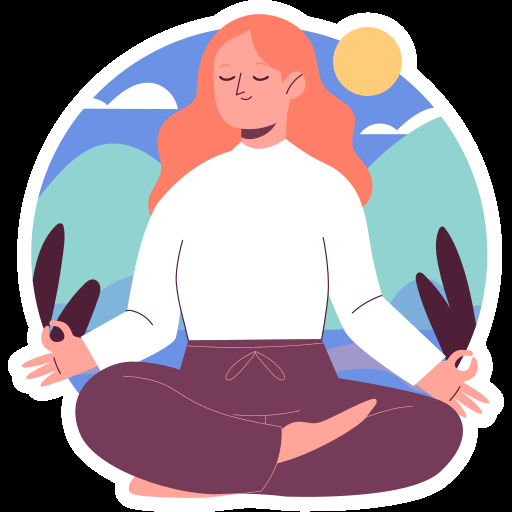
#> input picture src/meditation.png, 512 x 512 px
$ jupyter execute --allow-errors traditional.ipynb   (shell and % lines are left out)
#> lines starting #> are read from the running program, lines starting #| are printed output that depends on the picture; after the words box and inside, x2 and y2 are one past the last pixel; in counts of white or black regions, pixels touching at a corner belong together
# Image Vectorization using Traditional method

# step 0: import packages

[cell 1]
# install packages

[cell 2]
# import packages
import cv2
import numpy as np
from scipy.interpolate import splprep, splev
import svgwrite
import os

# step 1: Interpolation
use bilinear interpolation

[cell 3]
# Read the image in grayscale format
image = cv2.imread('src/meditation.png', cv2.IMREAD_GRAYSCALE) # modify the input image
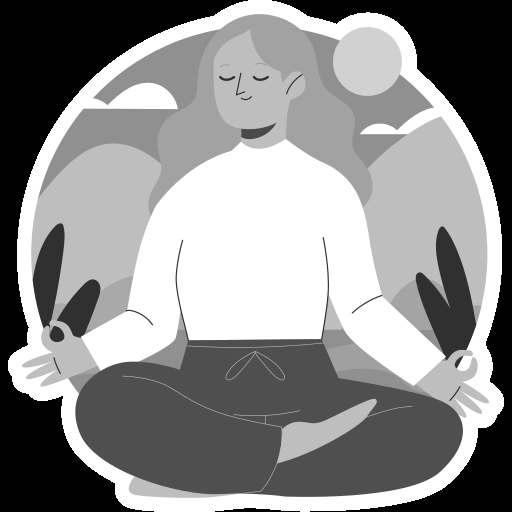
#> image: shape (512, 512); min 0, max 255, mean 140.6
height, width = image.shape
#> height = 512; width = 512

scaleFactor = 2 # you can adjust this value and the interpolation method
resized_image = cv2.resize(image, (width * scaleFactor, height * scaleFactor), interpolation=cv2.INTER_CUBIC) # recommanded interpolation methods: cv2.INTER_NEAREST, cv2.INTER_LINEAR, cv2.INTER_CUBIC, cv2.INTER_LANCZOS4

# Save or display the resized image
#cv2.imwrite('output/resized_image.png', resized_image)

# find the threshold automatically based on the hostogram using Otsu's method
ret, thresholded_image = cv2.threshold(resized_image, 0, 255, cv2.THRESH_BINARY_INV + cv2.THRESH_OTSU)
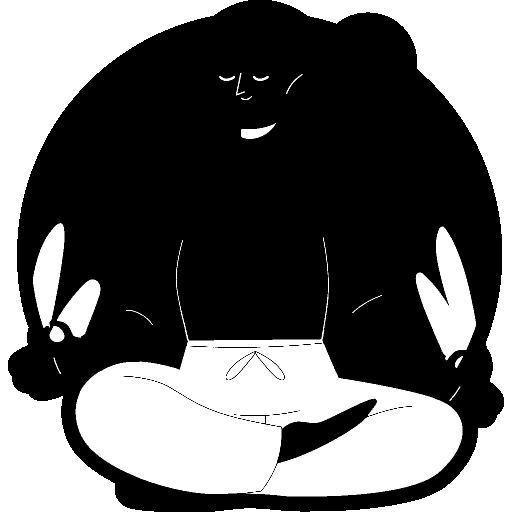
#> thresholded_image: shape (1024, 1024) (shown at 1/2 size); 40.9% white; 19 white regions
#> ret = 124

# decide whether or not to invert the image
#inverted_image = 255 - thresholded_image
inverted_image = thresholded_image

# Find contours in the binary image
contours, _ = cv2.findContours(inverted_image, cv2.RETR_LIST, cv2.CHAIN_APPROX_NONE)
#> contours = 164 contours, 110 with area under 20; largest, box (x1, y1, x2, y2) and area: (151, 475, 925, 993) 183162, (0, 0, 496, 1024) 125638, (544, 0, 1024, 1024) 92380, (831, 453, 952, 721) 16322, (551, 796, 755, 933) 10052

# Create an empty image to draw contours on (make sure it's a 3-channel image)
contour_image = np.zeros((image.shape[0], image.shape[1], 3), dtype=np.uint8)

# Draw the contours on the empty image
# Using a visible color (e.g., green) and a suitable thickness
#cv2.drawContours(contour_image, contours, -1, (0, 255, 0), 1)  # Green color, thickness of 1

# Save or display the contour image
cv2.imwrite('output/intermediate_image.png', thresholded_image)
#> Out = True
#cv2.imwrite('output/contour_image.png', contour_image)

$ run again, with src/tree.png copied over src/meditation.png
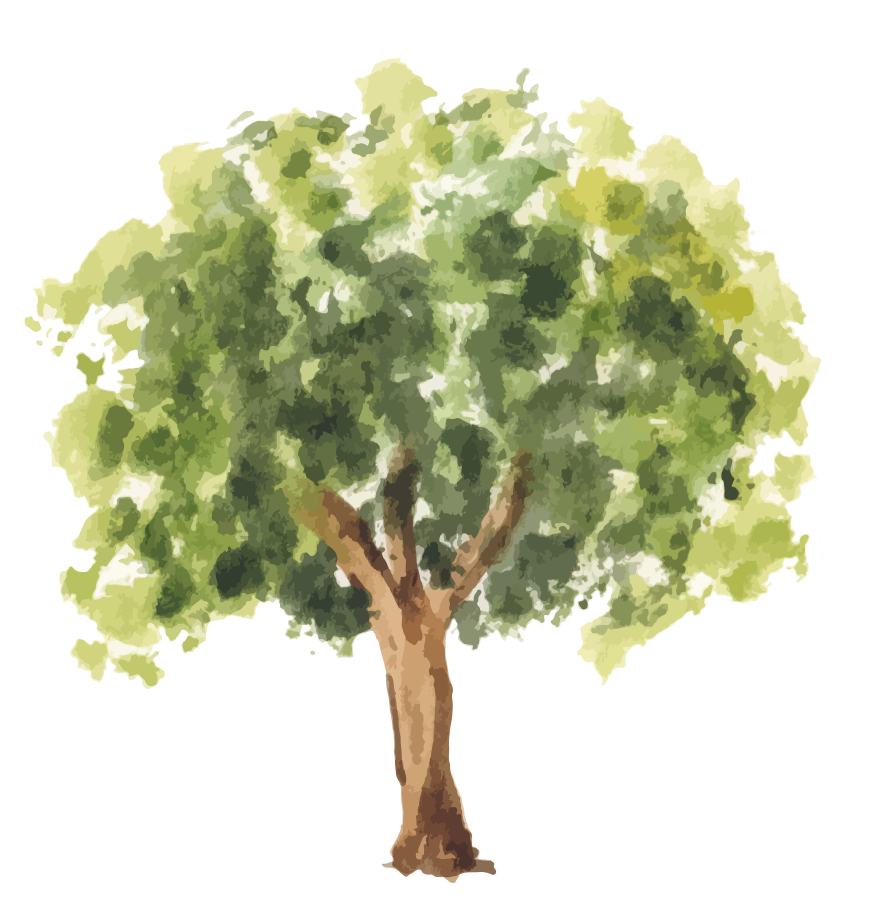
#> input picture src/tree.png, 3492 x 3589 px (shown at 1/4 size)
#> `image = cv2.imread('src/meditation.png', cv2.IMREAD_GRAYSCALE)`:
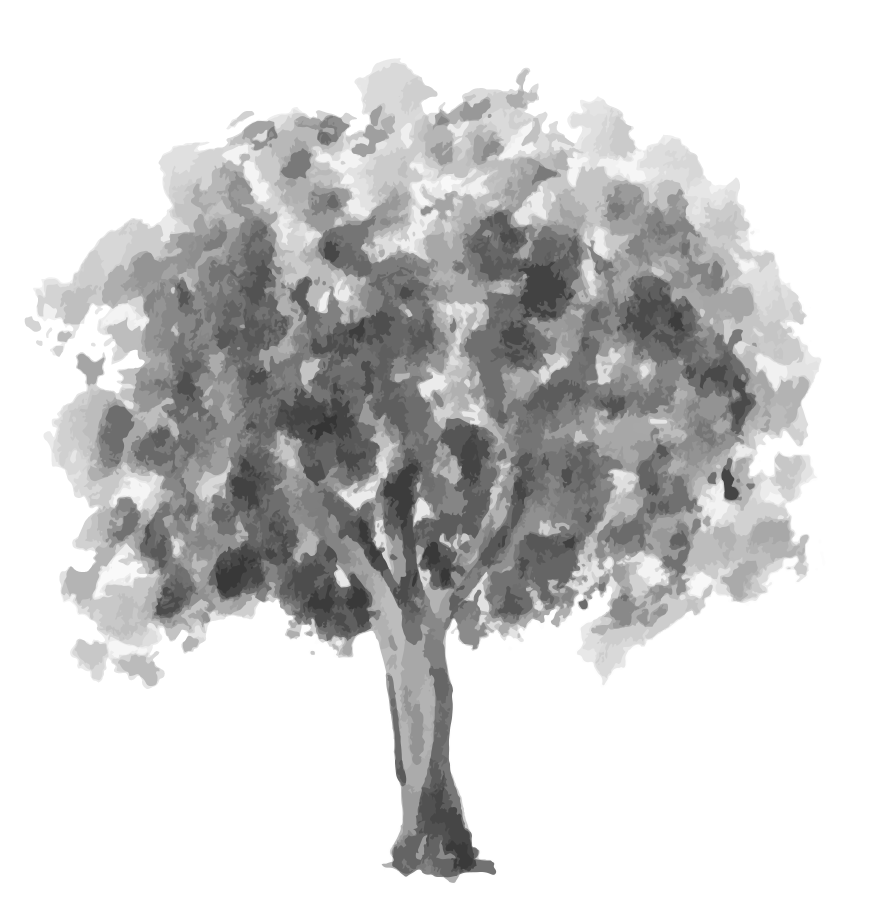
#> image: shape (3589, 3492) (shown at 1/4 size); min 53, max 255, mean 207.1
#> `ret, thresholded_image = cv2.threshold(resized_image, 0, 255, cv2.THRE..`:
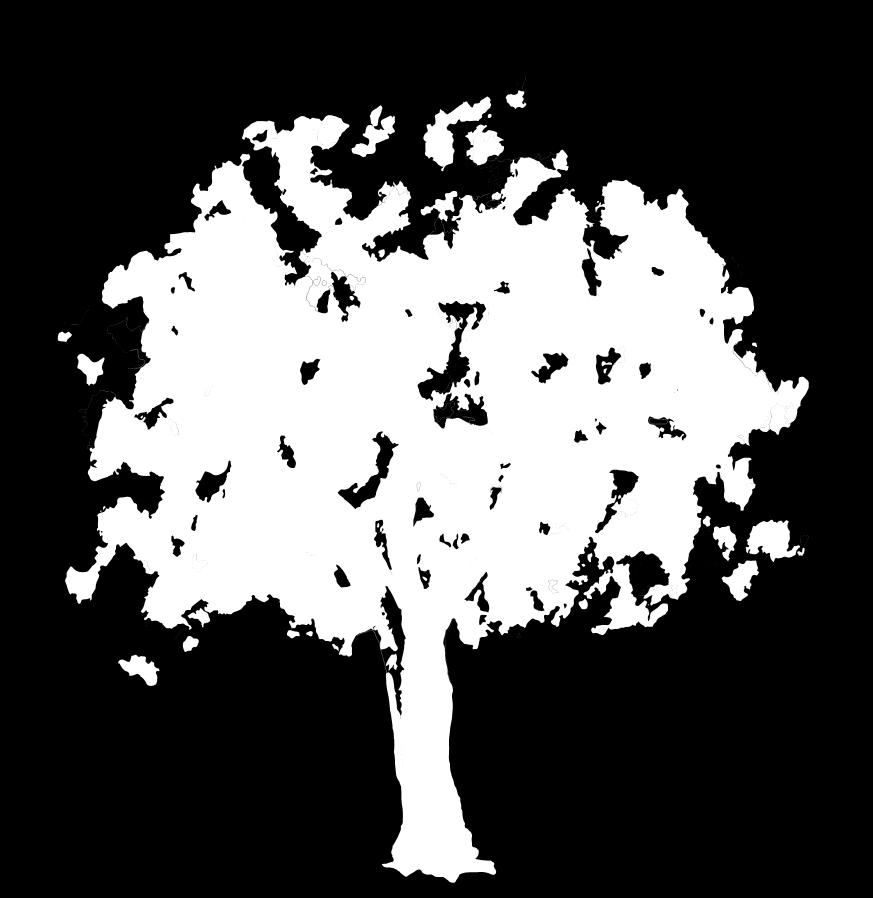
#> thresholded_image: shape (7178, 6984) (shown at 1/8 size); 33.2% white; 1607 white regions (1525 under 20 px)
#> ret = 187
#> contours = 3665 contours, 3424 with area under 20; largest, box (x1, y1, x2, y2) and area: (521, 921, 6471, 7062) 16941088, (3339, 2407, 3889, 3207) 130412, (3387, 772, 3928, 1370) 114940, (3043, 4686, 3246, 5729) 89926, (5965, 4158, 6401, 4495) 85877
#> Out = True
